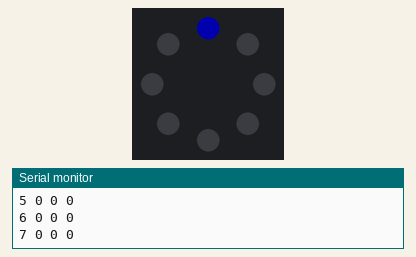
Simulated run of this sketch. Board: Arduino Uno, built with avr-gcc and run on an emulated ATmega328P. Parts: 8 RGB LEDs in a ring, first at the top, clockwise, the last lines printed to the serial monitor. Dim RGB values are drawn brighter than linear.

Above: at 0.24 s.
At 5.31 s:
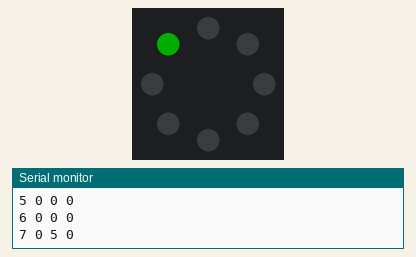
At 10.36 s:
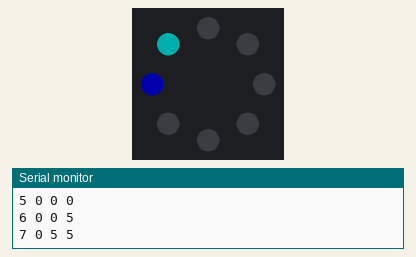
At 18.46 s:
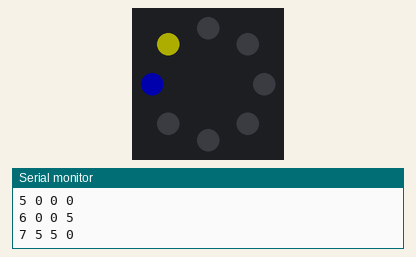
At 27.94 s:
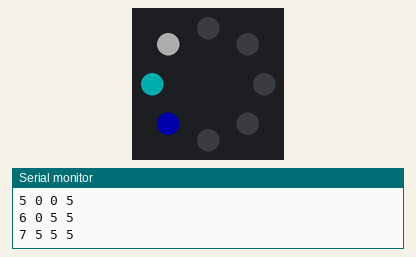
At 39.14 s:
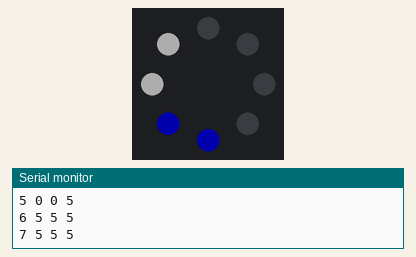
Timing chart, 0 to 40.0 s (numbered marks = the images above):
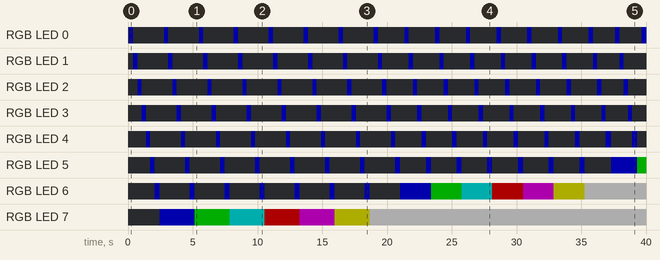

The sketch:

hourglass.ino
```cpp
/********************************************************************************************************
---------------------------------------------------------------------------------------------------------
NeoPixel Information for initializing the strip, below
  60ma/pixel for current load
  Parameter 1 = number of pixels in strip
  Parameter 2 = pin number (most are valid)
  Parameter 3 = pixel type flags, add together as needed:
    NEO_KHZ800  800 KHz bitstream (most NeoPixel products w/WS2812 LEDs)
    NEO_KHZ400  400 KHz (classic 'v1' (not v2) FLORA pixels, WS2811 drivers)
    NEO_GRB     Pixels are wired for GRB bitstream (most NeoPixel products)
    NEO_RGB     Pixels are wired for RGB bitstream (v1 FLORA pixels, not v2)

TJC - a simple "hourglass" that drops a color toward one end, changing the color of the last
  pixel. when the pixel is complete, it continues adding the colors to the next pixel
  and so forth. when all pixels are complete, it goes in reverse.
  the grain of sand is represented by a change in the active pixel either one delta
  up or down.

**********************************************************************************************************/

#include <Adafruit_NeoPixel.h>


#define DELAY_TIME (250)   // a pre-processor macro in ms
#define NUM_PIXELS (8)      // how many neo pixels we have
#define NEO_PIXEL_PIN (1)   // the data pin for the NeoPixels
#define COMPLETED_PIXEL (7) // one million has reach RGB at 100
#define CLEARED_PIXEL (0)   // back to black

int pixelBuff[NUM_PIXELS];

// Instatiate the NeoPixel from the ibrary
Adafruit_NeoPixel strip = Adafruit_NeoPixel(NUM_PIXELS, NEO_PIXEL_PIN, NEO_GRB + NEO_KHZ800);

int completedPixel = COMPLETED_PIXEL;
int nextPixel = 0;
int delta = 1;
int i;

void setup() {
  strip.begin();  // initialize the strip
  strip.clear();  // Initialize all pixels to 'off'
  strip.show();   // make sure it is visible

//  allOnPixelBuff();
//  colorPixels();
//  strip.show();
//  delay(3000);

  setupPixelBuff();

  Serial.begin(9600);
}

void loop() {
  activate();

  // delay for the purposes of debouncing the switch
  delay(DELAY_TIME);
}

// the adjustStarts() function will move the starting point of the for loop to imitiate a cycling effect
void activate() {
  pixelBuff[nextPixel] += delta;

  // undo the last coloring unless it just started
  if(nextPixel - 1 >= 0) {
    pixelBuff[nextPixel - 1] -= delta;
  }

  nextPixel += 1;

  if(nextPixel >= NUM_PIXELS) {
    Serial.println("reached the end of strip, return next pixel to start");
    nextPixel = 0;
  }

  if((delta > 0 && pixelBuff[nextPixel] >= completedPixel) ||
      (delta < 0 && pixelBuff[nextPixel] <= completedPixel)) {
    Serial.println("reached a completed pixel, return next pixel to start");
    pixelBuff[nextPixel] = completedPixel;
    nextPixel = 0;
  }

  if((delta > 0 && pixelBuff[nextPixel] >= completedPixel) ||
     (delta < 0 && pixelBuff[nextPixel] <= completedPixel)) {
    delta *= -1;
    if(delta > 0) {
      completedPixel = COMPLETED_PIXEL;
    } else {
      completedPixel = CLEARED_PIXEL;
    }
  }

  Serial.print("Next Pixel: ");
  Serial.println(nextPixel);
  Serial.print("delta: ");
  Serial.println(delta);
  Serial.print("completed pixel: ");
  Serial.println(completedPixel);
  Serial.println("Coloring pixels");
  colorPixels();


  // debug dot
//  strip.setPixelColor(nextPixel, 40,40,40);
//  strip.show();
//  delay(50);
//  strip.setPixelColor(nextPixel, 0,0,0);

  strip.show();
}

void setupPixelBuff() {
  for (i = 0; i < NUM_PIXELS; i++){
    pixelBuff[i] = 0; // off
  }
}

//void allOnPixelBuff() {
//  //for (int i = 0; i < NUM_PIXELS; i++){
//  //  pixelBuff[i] = 7; // on
//  //}
//  pixelBuff[0] = 7;
//  pixelBuff[1] = 5;
//  pixelBuff[2] = 6;
//  pixelBuff[3] = 0;
//  pixelBuff[4] = 7; //white?
//  pixelBuff[5] = 3;
//  pixelBuff[6] = 3;
//  pixelBuff[7] = 3;
//}

void colorPixels() {
    // color the pixels, probably don't need to paint them all as we know the last one to change
  // so not much should be different. this can be cleaned up.
  for( i = 0; i < NUM_PIXELS; i++ ) {
    // all RGB are capped at 100
    Serial.print(i);
    Serial.print(" ");
    Serial.print(((pixelBuff[i] & 4) >> 2) * 5);
    Serial.print(" ");
    Serial.print(((pixelBuff[i] & 2) >> 1) * 5);
    Serial.print(" ");
    Serial.print((pixelBuff[i] & 1) * 5);
    Serial.println(" ");
    strip.setPixelColor(i, ((pixelBuff[i] & 4) / 4) * 50, ((pixelBuff[i] & 2) / 2) * 50, (pixelBuff[i] & 1) * 50);
  }
}
```

Measured:
- by itself, RGB LED 5: off → RGB(0, 0, 50) at 1.7 s, → off 0.33 s later, → RGB(0, 0, 50) 2.4 s later, → off 0.33 s later, … (30 changes in this stretch)
- by itself, RGB LED 6: off → RGB(0, 0, 50) at 2.1 s, → off 0.39 s later, → RGB(0, 0, 50) 2.3 s later, → off 0.39 s later, … (21 changes in this stretch)
